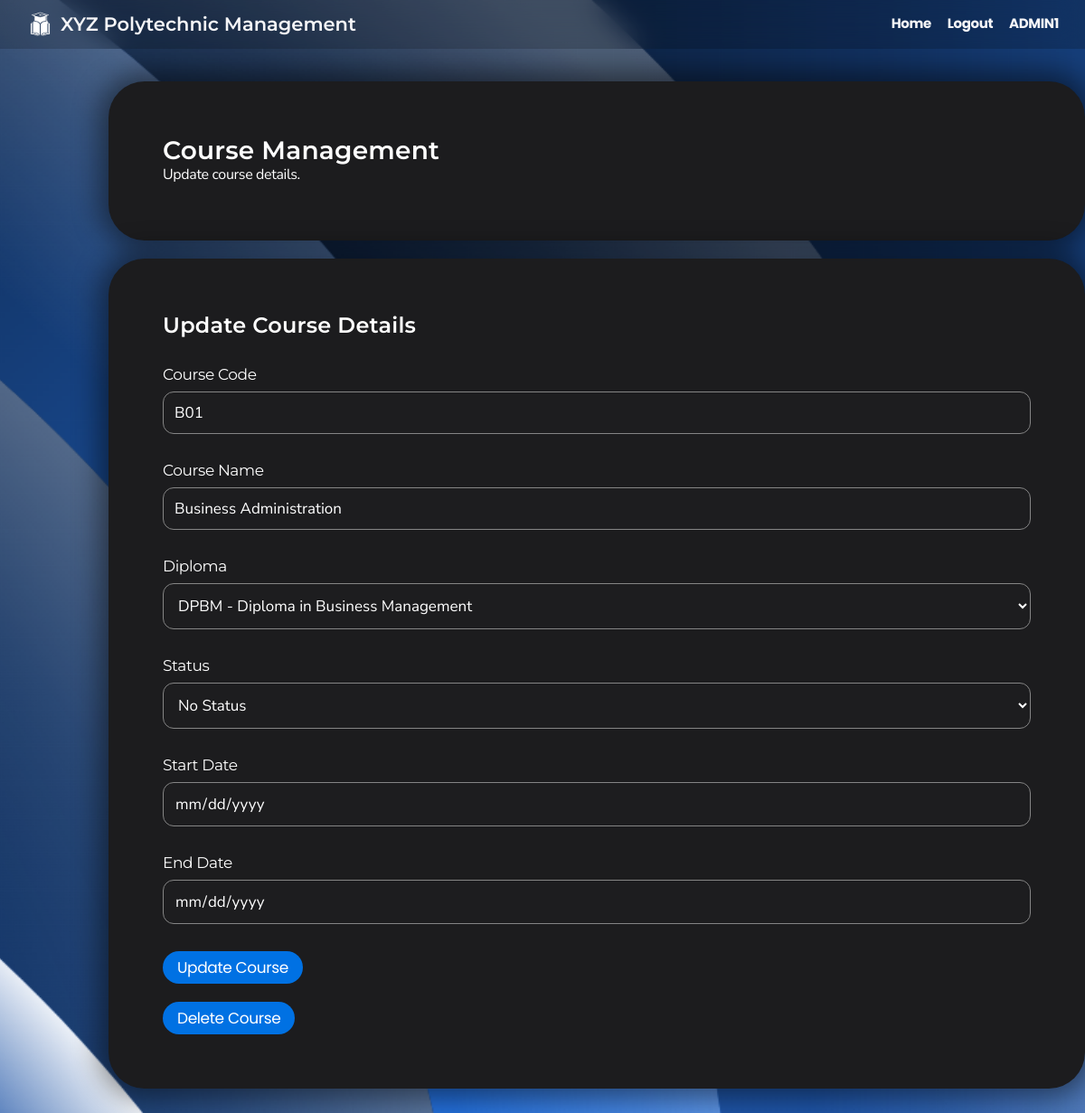
The page /CRUD3/admin_course_update_form.php?course_code=B01 (signed in) on the database its author committed.
### tables this page shows
CREATE TABLE `course` (
  `course_code` varchar(3) NOT NULL,
  `course_name` varchar(50) NOT NULL,
  `diploma_code` varchar(5) NOT NULL,
  `course_start_date` date DEFAULT NULL,
  `course_end_date` date DEFAULT NULL,
  `status` enum('To start','No Status','In-progress','Ended') DEFAULT NULL
);

### CRUD3/admin_course_update_form.php (the view, shortened to what this page needs)
<?php
$con = mysqli_connect("localhost", "root", "", "xyz polytechnic");
$diploma_query = "SELECT diploma_code, diploma_name FROM diploma";
$diploma_result = $con->query($diploma_query);
$edit_coursecode = htmlspecialchars($_GET["course_code"]);
$full_name = $_SESSION['session_full_name'] ?? "";
$course_query = "SELECT c.* FROM course c WHERE c.course_code = ?";
$course_stmt = $con->prepare($course_query);
$course_stmt->bind_param('s', $edit_coursecode);
$course_stmt->execute();
$course_result = $course_stmt->get_result();
$course_row = $course_result->fetch_assoc();
?>
<!DOCTYPE html>
<html lang="en">
<head>
    <link rel="stylesheet" href="../styles.css">
</head>
<body>
    <div class="navbar">
        <div class="navbar-brand">
            <img src="../logo.png" alt="XYZ Polytechnic Logo" class="school-logo">
            <h1>XYZ Polytechnic Management</h1>
        </div>
        <nav>
            <a href="../admin_dashboard">Home</a>
            <a href="../logout.php">Logout</a>
            <a><?php echo htmlspecialchars($full_name); ?></a>
        </nav>
    </div>
    <div class="container">
        <div class="card">
            <h2>Course Management</h2>
            <p>Update course details.</p>
        </div>
        <div class="card">
            <h3>Update Course Details</h3>
            <form method="POST" action="admin_course_update.php" onsubmit="return validateForm()">
                <div class="form-group">
                    <label class="label">Course Code</label>
                    <input type="text" name="upd_coursecode" pattern="[A-Z]{1}\d{2}"
                           title="One uppercase letter followed by two digits"
                           value="<?php echo htmlspecialchars($course_row['course_code']); ?>" required>
                </div>
                <div class="form-group">
                    <label class="label">Course Name</label>
                    <input type="text" name="upd_coursename" maxlength="50"
                           value="<?php echo htmlspecialchars($course_row['course_name']); ?>" required>
                </div>
                <div class="form-group">
                    <label class="label">Diploma</label>
                    <select name="upd_diplomacode" required>
                        <?php
                        mysqli_data_seek($diploma_result, 0);
                        while ($diploma_row = $diploma_result->fetch_assoc()):
                            $selected = $diploma_row['diploma_code'] === $course_row['diploma_code'] ? 'selected' : '';
                        ?>
                            <option value="<?= htmlspecialchars($diploma_row['diploma_code']) ?>" <?= $selected ?>>
                                <?= htmlspecialchars($diploma_row['diploma_code'] . ' - ' . $diploma_row['diploma_name']) ?>
                            </option>
                        <?php endwhile; ?>
                    </select>
                </div>
                <div class="form-group">
                    <label class="label">Status</label>
                    <select name="upd_status" onchange="toggleDateFields()" required>
                        <option value="No Status" <?= $course_row['status'] === 'No Status' ? 'selected' : '' ?>>No Status</option>
                    </select>
                </div>
                <div class="form-group">
                    <label class="label">Start Date</label>
                    <input type="date" name="upd_startdate"
                        value="<?php echo $course_row['course_start_date'] ? htmlspecialchars($course_row['course_start_date']) : ''; ?>">
                </div>
                <div class="form-group">
                    <label class="label">End Date</label>
                    <input type="date" name="upd_enddate"
                        value="<?php echo $course_row['course_end_date'] ? htmlspecialchars($course_row['course_end_date']) : ''; ?>">
                </div>
                <button type="submit">Update Course</button>
            </form>
            <div class="delete-section" style="margin-top: 20px;">
                <button onclick="confirmDelete('<?php echo htmlspecialchars($course_row['course_code']); ?>')"
                        class="delete-button">Delete Course</button>
            </div>
        </div>
    </div>
</body>
</html>

### styles.css (style rules this page uses)
* { margin: 0; padding: 0; box-sizing: border-box; }
body { font-family: 'Nunito Sans', sans-serif; line-height: 1.47059; font-weight: 400; letter-spacing: -.022em; background-image: url('background.png'); background-size: cover; background-position: center; background-repeat: no-repeat; background-attachment: fixed; background-color: #1c1c1e; color: #ffffff; min-height: 100vh; display: flex; flex-direction: column; -webkit-font-smoothing: antialiased; }
h1, h2, h3, h4, h5, h6 { font-family: 'Montserrat', sans-serif; font-weight: 600; }
h1 { font-size: 40px; line-height: 1.1; letter-spacing: 0; }
h2 { font-size: 28px; line-height: 1.14286; letter-spacing: .007em; }
h3 { font-size: 24px; line-height: 1.16667; letter-spacing: .009em; }
button, .button { font-family: 'Poppins', sans-serif; background-color: #0071e3; color: #fff; font-size: 17px; line-height: 1.17648; font-weight: 400; letter-spacing: -.022em; padding: 8px 16px; border-radius: 980px; border: none; cursor: pointer; transition: all 0.3s ease; }
a { color: #0071e3; margin-top: 20px; text-decoration: none; font-weight: bold; }
.navbar { background: #0000002d; backdrop-filter: saturate(100%) blur(15px); position: fixed; top: 0px; left: 0; right: 0; z-index: 9999; height: 54px; display: flex; align-items: center; justify-content: space-between; padding: 0 22px; }
.navbar-brand { display: flex; align-items: center; }
.navbar-brand h1 { color: #f5f5f7; font-size: 21px; margin: 0; }
.navbar a { font-family: 'Poppins', sans-serif; color: #f5f5f7; font-size: 15px; text-decoration: none; padding: 0 7px; opacity: 1; transition: opacity 0.3s; }
.school-logo { height: 45px; width: 45px; }
.container { max-width: 1080px; justify-content: center; align-items: center; min-height: calc(90vh - 44px - 57px); width: 90%; margin: 30px auto; padding: 60px; }
.card { background: #1c1c1e; border-radius: 40px; padding: 60px; margin-bottom: 20px; box-shadow: 0 0 30px 10px rgba(0, 0, 0, 0.485); transition: transform 0.3s ease, box-shadow 0.3s ease; width: 1080px; }
.form-group { margin-top:30px; margin-bottom: 30px; }
.label { font-family: 'Montserrat', sans-serif; display: block; font-size: 17px; line-height: 1.23536; font-weight: 400; letter-spacing: -.022em; margin-bottom: 8px; color: #ffffff; }
input[type="text"], input[type="email"], input[type="password"], input[type="date"], select, textarea { font-family: 'Nunito Sans', sans-serif; width: 100%; padding: 12px; font-size: 17px; line-height: 1.23536; border: 1.6px solid #858585; border-radius: 12px; background-color: #1d1d1f; color: #ffffff; transition: border-color 0.3s ease; }

### rows shown on the page
course: upd_coursecode "B01", upd_coursename "Business Administration", upd_status "No Status"

### other values the page prints
$full_name "ADMIN1"
form field upd_diplomacode "DPBM - Diploma in Business Management"
